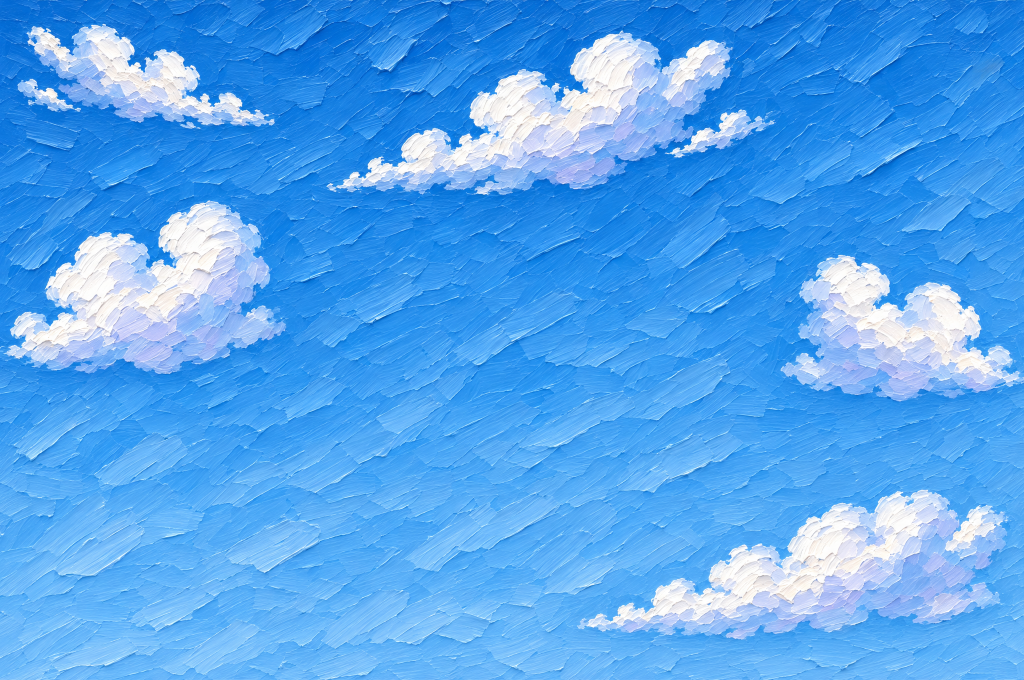
#> input picture .claude/proto/topics/plates/sky_final.webp, 2048 x 1360 px, given in place of sky_final.png, which was not available (shown at 1/2 size)
$ python cut-extra.py
#> lines starting #> are read from the running program, lines starting #| are printed output that depends on the picture; after the words box and inside, x2 and y2 are one past the last pixel; in counts of white or black regions, pixels touching at a corner belong together
# Two more cuts for stage 4, made after the critics' pass. Run from this folder, after cut-art.py (it does not touch the other files).
#   art/cloud-front.webp  the same cut as cut-art.py makes, with the stray streak of paint at its left end taken out
#   art/cloud-back.webp   the plate's top-left cloud (hidden by the heading's clean corner where the sky shows it), to sit on the
#                         sky's upper edge so that edge is a cloud, not a ruled line
from PIL import Image, ImageChops, ImageDraw, ImageFilter
sky = Image.open('plates/sky_final.png').convert('RGB')
#> sky is the input picture: PIL image 2048x1360 RGB; mean R, G, B 85.6, 165.5, 239.3
def lut(f): return [max(0, min(255, int(f(i)))) for i in range(256)]
def cloud(box, poly, out_w, feather=16):
#> called with box = (1090, 930, 2048, 1310), out_w = 680, feather = 16
    c = sky.crop(box); H, S, V = c.convert('HSV').split(); w, h = c.size
#> after `w, h = c.size`: w = 958; h = 380
    a = ImageChops.multiply(S.point(lut(lambda s: (128 - s) * 3.0)), V.point(lut(lambda v: (v - 150) * 4)))
    m = Image.new('L', (w, h), 0); ImageDraw.Draw(m).polygon([(w * x, h * y) for x, y in poly], fill=255)
#> after `m = Image.new('L', (w, h), 0)`: m: PIL image 958x380 L; every value is 0
#> after `ImageDraw.Draw(m).polygon([(w * x, h * y) for x, y in poly], fill=255)`:
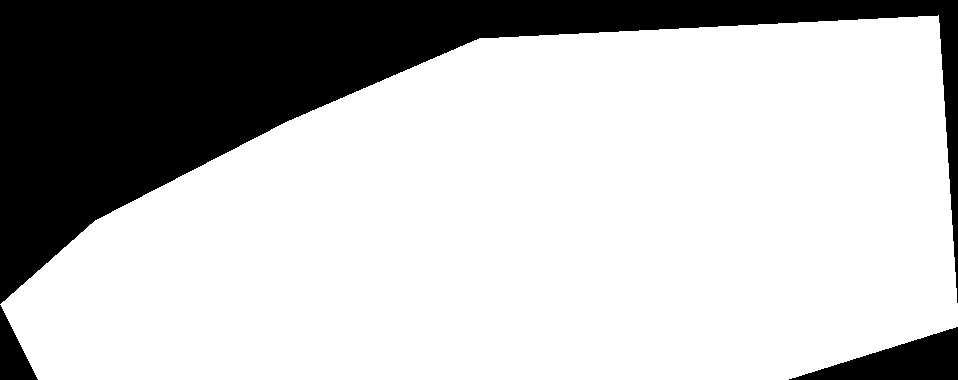
#> m: PIL image 958x380 L; 74% white; 3 black regions, box (x1, y1, x2, y2) and area: (0, 0, 958, 304) 88639, (789, 327, 958, 380) 4532, (0, 305, 38, 380) 1444
    a = ImageChops.multiply(a.filter(ImageFilter.MedianFilter(5)).filter(ImageFilter.GaussianBlur(1.2)), m.filter(ImageFilter.GaussianBlur(feather)))
    cl = c.convert('RGBA'); cl.putalpha(a); bb = a.point(lut(lambda v: 255 if v > 10 else 0)).getbbox(); cl = cl.crop(bb)
#> after `bb = a.point(lut(lambda v: 255 if v > 10 else 0)).getbbox()`: bb = (0, 48, 958, 380)
    return cl.resize((out_w, round(cl.height * out_w / cl.width)), Image.LANCZOS)
# the front cloud, as in cut-art.py
cl = cloud((1090, 930, 2048, 1310), [(0, .80), (.10, .58), (.30, .32), (.50, .10), (.98, .04), (1, .86), (.82, 1), (.04, 1)], 680)
a = cl.getchannel('A'); k = Image.new('L', cl.size, 255); ImageDraw.Draw(k).rectangle((0, 80, 118, 156), fill=0)      # the streak
#> after `k = Image.new('L', cl.size, 255)`: k: PIL image 680x236 L; every value is 255
#> after `ImageDraw.Draw(k).rectangle((0, 80, 118, 156), fill=0)`: k: PIL image 680x236 L; 94.3% white; 1 black region, box (x1, y1, x2, y2) and area: (0, 80, 119, 157) 9163
cl.putalpha(ImageChops.multiply(a, k.filter(ImageFilter.GaussianBlur(6)))); cl.save('art/cloud-front.webp', quality=90, method=6); print('cloud-front', cl.size)
#| cloud-front (680, 236)
# the back cloud
cb = cloud((20, 20, 600, 290), [(.02, .30), (.10, .06), (.38, .04), (.60, .30), (.98, .66), (.98, .98), (.30, .98), (.02, .72)], 600, feather=10)
#> call 2 of cloud, with box = (20, 20, 600, 290), out_w = 600, feather = 10
#> in cloud (call 2), `H, S, V = c.convert('HSV').split()`:
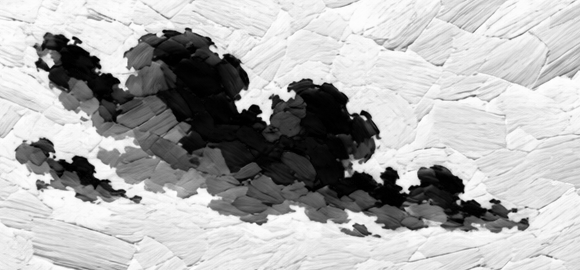
#> S: PIL image 580x270 L; min 0, max 255, mean 174.7
#> in cloud (call 2), `H, S, V = c.convert('HSV').split()`:
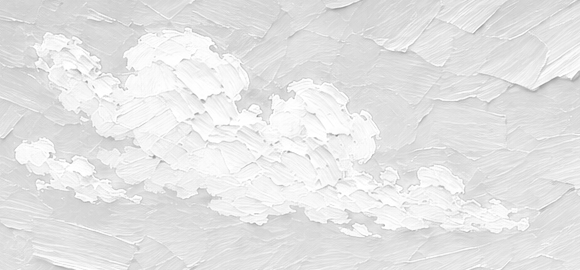
#> V: PIL image 580x270 L; min 137, max 255, mean 228.8
#> in cloud (call 2), `m = Image.new('L', (w, h), 0)`: m: PIL image 580x270 L; every value is 0
#> in cloud (call 2), `ImageDraw.Draw(m).polygon([(w * x, h * y) for x, y in poly], fill=255)`:
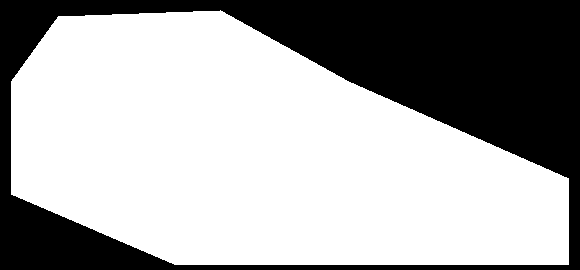
#> m: PIL image 580x270 L; 65.8% white; 1 black region, box (x1, y1, x2, y2) and area: (0, 0, 580, 270) 53505
#> in cloud (call 2), `a = ImageChops.multiply(a.filter(ImageFilter.MedianFilter(5)).filter(I..`:
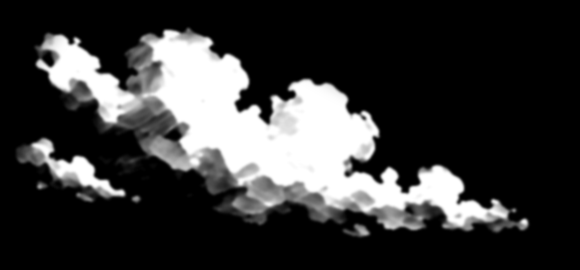
#> a: PIL image 580x270 L; min 0, max 255, mean 55.2
#> in cloud (call 2), `cl.putalpha(a)`:
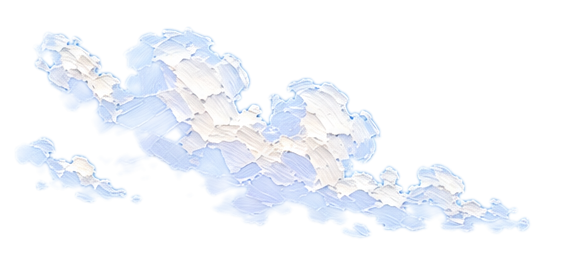
#> cl: PIL image 580x270 RGBA; mean R, G, B, A 75.4, 151.3, 228.5, 55.2; transparent parts drawn white
#> in cloud (call 2), `bb = a.point(lut(lambda v: 255 if v > 10 else 0)).getbbox()`: bb = (15, 27, 530, 238)
#> in cloud (call 2), `cl = cl.crop(bb)`:
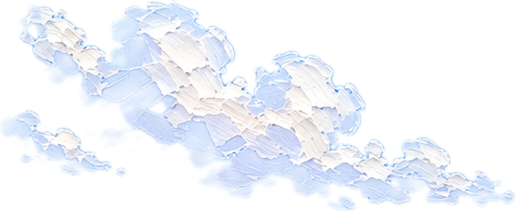
#> cl: PIL image 515x211 RGBA; mean R, G, B, A 98.2, 162.8, 230.8, 79.5; transparent parts drawn white
cb.save('art/cloud-back.webp', quality=90, method=6); print('cloud-back', cb.size)
#| cloud-back (600, 246)
